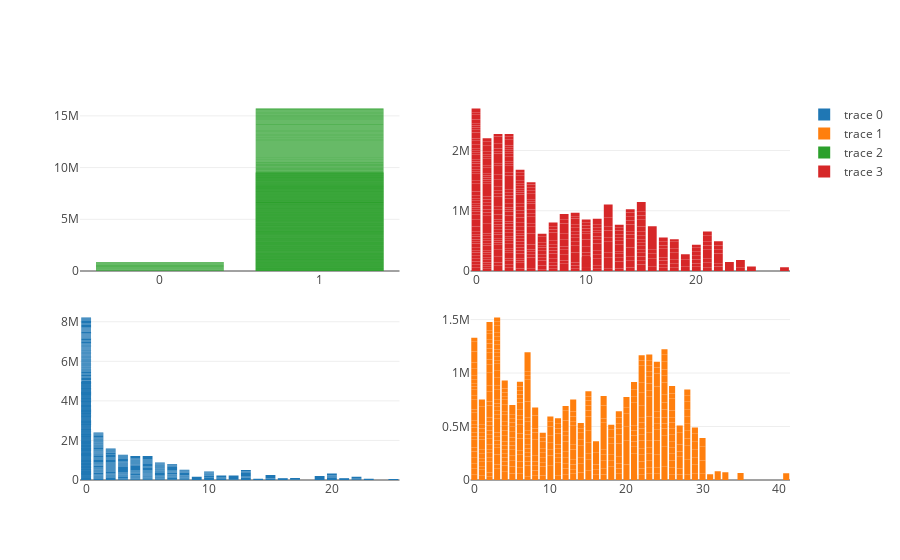

The notebook cell saved with this chart:
### Code cell
from plotly import tools
import plotly.graph_objs as go
import plotly.plotly as py
import plotly.graph_objs as go
from plotly.offline import download_plotlyjs, init_notebook_mode, plot, iplot

#1.Create scatterplots, histograms, and a descriptive statistics table of the variables of interest.

init_notebook_mode(connected=True)

df = pd.read_csv('salary.csv')
df.dropna()

Experience = go.Bar(
    x=df.exprior,
    y=df.salary,
    
)
Year_Worked = go.Bar(
    x=df.yearsworked,
    y=df.salary,
    xaxis='x2',
    yaxis='y2'
)
Degree = go.Bar(
    x=df.degree,
    y=df.salary,
    xaxis='x3',
    yaxis='y3'
)
Year_Rank = go.Bar(
    x=df.yearsrank,
    y=df.salary,
    xaxis='x4',
    yaxis='y4'
)
data = [Experience, Year_Worked, Degree, Year_Rank]
layout = go.Layout(
    xaxis=dict(
        domain=[0, 0.45]
        
    ),
    yaxis=dict(
        domain=[0, 0.45]
    ),
    xaxis2=dict(
        domain=[0.55, 1]
    ),
    xaxis3=dict(
        domain=[0, 0.45],
        anchor='y3'
    ),
    xaxis4=dict(
        domain=[0.55, 1],
        anchor='y4'
    ),
    yaxis2=dict(
        domain=[0, 0.45],
        anchor='x2'
    ),
    yaxis3=dict(
        domain=[0.55, 1]
    ),
    yaxis4=dict(
        domain=[0.55, 1],
        anchor='x4'
    )
)
fig = go.Figure(data=data, layout=layout)
iplot(fig, filename='Table of the variables of interest')

### Figure 1 — Plotly figure (JSON) as saved in the notebook; plotly's stock layout.template omitted (floating-point values rounded to 4 significant figures; data arrays with more than 128 entries replaced by an {"elided": "..."} marker saying what was removed)
{"data": [{"type": "bar", "uid": "b60d9252-649e-497e-8752-01f412c1c361", "x": {"elided": "514 int values"}, "y": {"elided": "514 float values"}}, {"type": "bar", "uid": "c357ebee-a982-40a3-9f08-4900fc0c6180", "x": {"elided": "514 int values"}, "xaxis": "x2", "y": {"elided": "514 float values"}, "yaxis": "y2"}, {"type": "bar", "uid": "bd7c7094-5b28-4404-a991-799a345e3304", "x": {"elided": "514 int values"}, "xaxis": "x3", "y": {"elided": "514 float values"}, "yaxis": "y3"}, {"type": "bar", "uid": "d42301cf-959b-4613-abbf-8e4e293f79e0", "x": {"elided": "514 int values"}, "xaxis": "x4", "y": {"elided": "514 float values"}, "yaxis": "y4"}], "layout": {"xaxis": {"domain": [0, 0.45]}, "xaxis2": {"domain": [0.55, 1]}, "xaxis3": {"anchor": "y3", "domain": [0, 0.45]}, "xaxis4": {"anchor": "y4", "domain": [0.55, 1]}, "yaxis": {"domain": [0, 0.45]}, "yaxis2": {"anchor": "x2", "domain": [0, 0.45]}, "yaxis3": {"domain": [0.55, 1]}, "yaxis4": {"anchor": "x4", "domain": [0.55, 1]}}}
